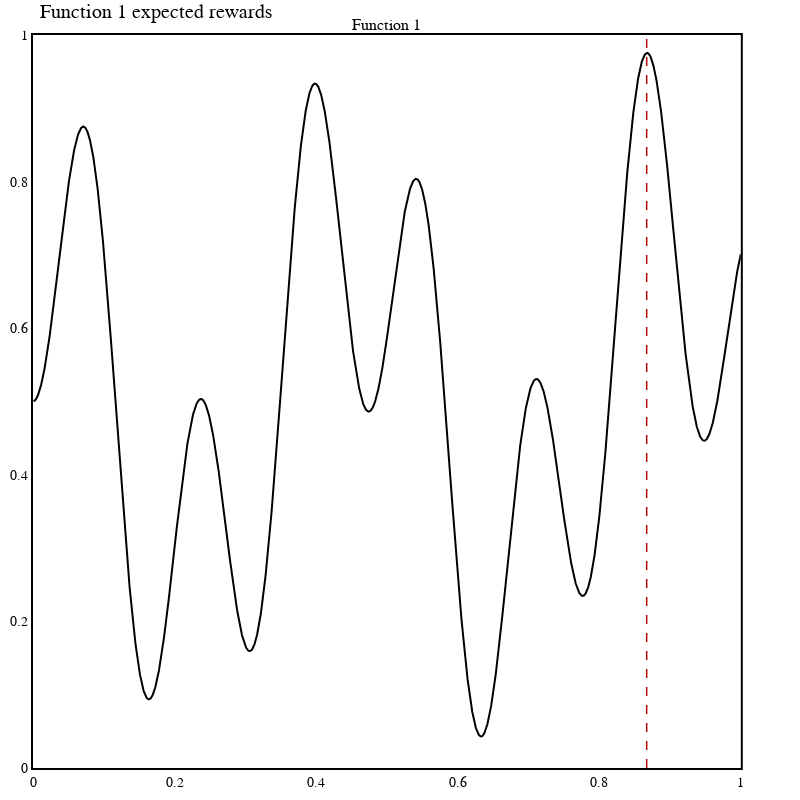

Notebook code for this chart:
### Code cell
#Functoin analysis

max_depths = [4,5,5,6,6]
splits = 2
for f_index in range(1,2):
   max_depth = max_depths[f_index]
   max_depth = 0
   random_player = RandomPlayer()
   dummy_state = FunctionOptimisationState(players=[random_player], function=f_index, ranges=[[0,1],[0,1]], minimum_step=0.00001, splits=splits)
   title_plot = "Function " + str(f_index) + " expected rewards"
   fig = exps.fo_function_analysis(dummy_state, title_plot, max_depth=max_depth, max_val=dummy_state.max_x[f_index])
   fig.show()
   #fig.write_image(os.path.join('logs', "Old", "FO", "f" + str(f_index) + "s" + str(splits) + "d" + str(max_depth) + '.png'))

### Figure 1 — Plotly figure (JSON) as saved in the notebook; plotly's stock layout.template omitted (floating-point values rounded to 4 significant figures; data arrays with more than 128 entries replaced by an {"elided": "..."} marker saying what was removed)
{"data": [{"marker": {"color": "black"}, "showlegend": false, "type": "scatter", "x": {"elided": "5000 float values"}, "xaxis": "x", "y": {"elided": "5000 float values"}, "yaxis": "y"}], "layout": {"annotations": [{"font": {"size": 16}, "showarrow": false, "text": "Function 1", "x": 0.47, "xanchor": "center", "xref": "paper", "y": 1, "yanchor": "bottom", "yref": "paper"}], "barmode": "stack", "font": {"color": "black", "family": "Arial", "size": 14}, "height": 800, "legend": {"borderwidth": 2, "font": {"color": "black", "family": "Arial", "size": 14}, "itemsizing": "trace", "itemwidth": 30, "x": 0.5, "xanchor": "center", "y": -0.65}, "margin": {"b": 20, "l": 10, "r": 10, "t": 35}, "plot_bgcolor": "rgba(0,0,0,0)", "shapes": [{"line": {"color": "#B10909", "dash": "dash", "width": 1.5}, "type": "line", "x0": 0.867, "x1": 0.867, "xref": "x", "y0": 0, "y1": 1, "yref": "y"}], "title": {"text": "Function 1 expected rewards"}, "width": 800, "xaxis": {"anchor": "y", "domain": [0, 0.94], "linecolor": "black", "linewidth": 2, "mirror": true, "range": [0, 1], "showline": true}, "yaxis": {"anchor": "x", "domain": [0, 1], "linecolor": "black", "linewidth": 2, "mirror": true, "range": [0, 1], "showline": true}, "yaxis2": {"anchor": "x", "linecolor": "black", "linewidth": 2, "mirror": true, "overlaying": "y", "range": [0, 1], "showline": true, "side": "right"}}}
